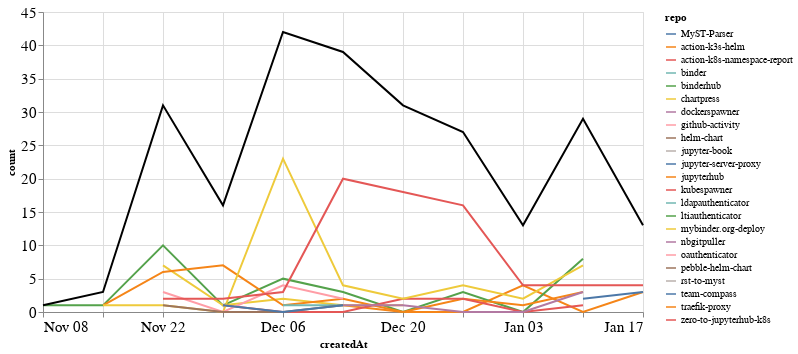

The notebook cell saved with this chart:
### Markdown cell above
### Comments

### Code cell
comments_time = comments.groupby('repo').resample('W', on='createdAt').count()['author'].reset_index()
comments_time = comments_time.rename(columns={'author': 'count'})
comments_time_total = comments_time.groupby('createdAt').agg({"count": "sum"}).reset_index()
ch1 = alt.Chart(comments_time, width=600).mark_line().encode(
    x='createdAt',
    y='count',
    color='repo',
    tooltip="repo"
)

ch2 = alt.Chart(comments_time_total, width=600).mark_line(color="black").encode(
    x='createdAt',
    y='count',
)

ch1 + ch2

### Figure 1 — Vega-Lite specification as saved in the notebook (floating-point values rounded to 4 significant figures)
{"config": {"axisLeft": {"labelFontSize": 15}, "axisBottom": {"labelFontSize": 15}}, "layer": [{"data": {"name": "data-6d4cdf3f0f1e6c824946b6697e3cef5f"}, "mark": "line", "encoding": {"color": {"type": "nominal", "field": "repo"}, "tooltip": {"type": "nominal", "field": "repo"}, "x": {"type": "temporal", "field": "createdAt"}, "y": {"type": "quantitative", "field": "count"}}, "width": 600}, {"data": {"name": "data-95d698317ce17ca8ee5b19941c4d1524"}, "mark": {"type": "line", "color": "black"}, "encoding": {"x": {"type": "temporal", "field": "createdAt"}, "y": {"type": "quantitative", "field": "count"}}, "width": 600}], "$schema": "https://vega.github.io/schema/vega-lite/v4.8.1.json", "datasets": {"data-6d4cdf3f0f1e6c824946b6697e3cef5f": [{"repo": "MyST-Parser", "createdAt": "2021-01-03T00:00:00", "count": 1}, {"repo": "action-k3s-helm", "createdAt": "2020-12-13T00:00:00", "count": 1}, {"repo": "action-k3s-helm", "createdAt": "2020-12-20T00:00:00", "count": 0}, {"repo": "action-k3s-helm", "createdAt": "2020-12-27T00:00:00", "count": 0}, {"repo": "action-k3s-helm", "createdAt": "2021-01-03T00:00:00", "count": 4}, {"repo": "action-k3s-helm", "createdAt": "2021-01-10T00:00:00", "count": 0}, {"repo": "action-k3s-helm", "createdAt": "2021-01-17T00:00:00", "count": 3}, {"repo": "action-k8s-namespace-report", "createdAt": "2021-01-17T00:00:00", "count": 3}, {"repo": "binder", "createdAt": "2020-11-29T00:00:00", "count": 3}, {"repo": "binderhub", "createdAt": "2020-11-08T00:00:00", "count": 1}, {"repo": "binderhub", "createdAt": "2020-11-15T00:00:00", "count": 1}, {"repo": "binderhub", "createdAt": "2020-11-22T00:00:00", "count": 10}, {"repo": "binderhub", "createdAt": "2020-11-29T00:00:00", "count": 1}, {"repo": "binderhub", "createdAt": "2020-12-06T00:00:00", "count": 5}, {"repo": "binderhub", "createdAt": "2020-12-13T00:00:00", "count": 3}, {"repo": "binderhub", "createdAt": "2020-12-20T00:00:00", "count": 0}, {"repo": "binderhub", "createdAt": "2020-12-27T00:00:00", "count": 3}, {"repo": "binderhub", "createdAt": "2021-01-03T00:00:00", "count": 0}, {"repo": "binderhub", "createdAt": "2021-01-10T00:00:00", "count": 8}, {"repo": "chartpress", "createdAt": "2020-11-22T00:00:00", "count": 7}, {"repo": "chartpress", "createdAt": "2020-11-29T00:00:00", "count": 1}, {"repo": "chartpress", "createdAt": "2020-12-06T00:00:00", "count": 2}, {"repo": "chartpress", "createdAt": "2020-12-13T00:00:00", "count": 1}, {"repo": "chartpress", "createdAt": "2020-12-20T00:00:00", "count": 1}, {"repo": "dockerspawner", "createdAt": "2020-12-20T00:00:00", "count": 7}, {"repo": "github-activity", "createdAt": "2020-12-13T00:00:00", "count": 1}, {"repo": "helm-chart", "createdAt": "2021-01-03T00:00:00", "count": 1}, {"repo": "jupyter-book", "createdAt": "2020-12-13T00:00:00", "count": 1}, {"repo": "jupyter-server-proxy", "createdAt": "2021-01-10T00:00:00", "count": 2}, {"repo": "jupyter-server-proxy", "createdAt": "2021-01-17T00:00:00", "count": 3}, {"repo": "jupyterhub", "createdAt": "2020-11-15T00:00:00", "count": 1}, {"repo": "jupyterhub", "createdAt": "2020-11-22T00:00:00", "count": 6}, {"repo": "jupyterhub", "createdAt": "2020-11-29T00:00:00", "count": 7}, {"repo": "jupyterhub", "createdAt": "2020-12-06T00:00:00", "count": 1}, {"repo": "jupyterhub", "createdAt": "2020-12-13T00:00:00", "count": 2}, {"repo": "jupyterhub", "createdAt": "2020-12-20T00:00:00", "count": 0}, {"repo": "jupyterhub", "createdAt": "2020-12-27T00:00:00", "count": 2}, {"repo": "jupyterhub", "createdAt": "2021-01-03T00:00:00", "count": 1}, {"repo": "jupyterhub", "createdAt": "2021-01-10T00:00:00", "count": 3}, {"repo": "kubespawner", "createdAt": "2020-11-29T00:00:00", "count": 1}, {"repo": "kubespawner", "createdAt": "2020-12-06T00:00:00", "count": 0}, {"repo": "kubespawner", "createdAt": "2020-12-13T00:00:00", "count": 0}, {"repo": "kubespawner", "createdAt": "2020-12-20T00:00:00", "count": 2}, {"repo": "kubespawner", "createdAt": "2020-12-27T00:00:00", "count": 2}, {"repo": "kubespawner", "createdAt": "2021-01-03T00:00:00", "count": 0}, {"repo": "kubespawner", "createdAt": "2021-01-10T00:00:00", "count": 1}, {"repo": "ldapauthenticator", "createdAt": "2020-12-06T00:00:00", "count": 1}, {"repo": "ldapauthenticator", "createdAt": "2020-12-13T00:00:00", "count": 1}, {"repo": "ltiauthenticator", "createdAt": "2020-12-06T00:00:00", "count": 3}, {"repo": "mybinder.org-deploy", "createdAt": "2020-11-15T00:00:00", "count": 1}, {"repo": "mybinder.org-deploy", "createdAt": "2020-11-22T00:00:00", "count": 1}, {"repo": "mybinder.org-deploy", "createdAt": "2020-11-29T00:00:00", "count": 0}, {"repo": "mybinder.org-deploy", "createdAt": "2020-12-06T00:00:00", "count": 23}, {"repo": "mybinder.org-deploy", "createdAt": "2020-12-13T00:00:00", "count": 4}, {"repo": "mybinder.org-deploy", "createdAt": "2020-12-20T00:00:00", "count": 2}, {"repo": "mybinder.org-deploy", "createdAt": "2020-12-27T00:00:00", "count": 4}, {"repo": "mybinder.org-deploy", "createdAt": "2021-01-03T00:00:00", "count": 2}, {"repo": "mybinder.org-deploy", "createdAt": "2021-01-10T00:00:00", "count": 7}, {"repo": "nbgitpuller", "createdAt": "2020-12-13T00:00:00", "count": 1}, {"repo": "nbgitpuller", "createdAt": "2020-12-20T00:00:00", "count": 1}, {"repo": "nbgitpuller", "createdAt": "2020-12-27T00:00:00", "count": 0}, {"repo": "nbgitpuller", "createdAt": "2021-01-03T00:00:00", "count": 0}, {"repo": "nbgitpuller", "createdAt": "2021-01-10T00:00:00", "count": 3}, {"repo": "oauthenticator", "createdAt": "2020-11-22T00:00:00", "count": 3}, {"repo": "oauthenticator", "createdAt": "2020-11-29T00:00:00", "count": 0}, {"repo": "oauthenticator", "createdAt": "2020-12-06T00:00:00", "count": 4}, {"repo": "oauthenticator", "createdAt": "2020-12-13T00:00:00", "count": 2}, {"repo": "pebble-helm-chart", "createdAt": "2020-11-22T00:00:00", "count": 1}, {"repo": "pebble-helm-chart", "createdAt": "2020-11-29T00:00:00", "count": 0}, {"repo": "pebble-helm-chart", "createdAt": "2020-12-06T00:00:00", "count": 0}, {"repo": "pebble-helm-chart", "createdAt": "2020-12-13T00:00:00", "count": 1}, {"repo": "rst-to-myst", "createdAt": "2021-01-10T00:00:00", "count": 1}, {"repo": "team-compass", "createdAt": "2020-11-29T00:00:00", "count": 1}, {"repo": "team-compass", "createdAt": "2020-12-06T00:00:00", "count": 0}, {"repo": "team-compass", "createdAt": "2020-12-13T00:00:00", "count": 1}, {"repo": "traefik-proxy", "createdAt": "2020-11-22T00:00:00", "count": 1}, {"repo": "zero-to-jupyterhub-k8s", "createdAt": "2020-11-22T00:00:00", "count": 2}, {"repo": "zero-to-jupyterhub-k8s", "createdAt": "2020-11-29T00:00:00", "count": 2}, {"repo": "zero-to-jupyterhub-k8s", "createdAt": "2020-12-06T00:00:00", "count": 3}, {"repo": "zero-to-jupyterhub-k8s", "createdAt": "2020-12-13T00:00:00", "count": 20}, {"repo": "zero-to-jupyterhub-k8s", "createdAt": "2020-12-20T00:00:00", "count": 18}, {"repo": "zero-to-jupyterhub-k8s", "createdAt": "2020-12-27T00:00:00", "count": 16}, {"repo": "zero-to-jupyterhub-k8s", "createdAt": "2021-01-03T00:00:00", "count": 4}, {"repo": "zero-to-jupyterhub-k8s", "createdAt": "2021-01-10T00:00:00", "count": 4}, {"repo": "zero-to-jupyterhub-k8s", "createdAt": "2021-01-17T00:00:00", "count": 4}], "data-95d698317ce17ca8ee5b19941c4d1524": [{"createdAt": "2020-11-08T00:00:00", "count": 1}, {"createdAt": "2020-11-15T00:00:00", "count": 3}, {"createdAt": "2020-11-22T00:00:00", "count": 31}, {"createdAt": "2020-11-29T00:00:00", "count": 16}, {"createdAt": "2020-12-06T00:00:00", "count": 42}, {"createdAt": "2020-12-13T00:00:00", "count": 39}, {"createdAt": "2020-12-20T00:00:00", "count": 31}, {"createdAt": "2020-12-27T00:00:00", "count": 27}, {"createdAt": "2021-01-03T00:00:00", "count": 13}, {"createdAt": "2021-01-10T00:00:00", "count": 29}, {"createdAt": "2021-01-17T00:00:00", "count": 13}]}}
